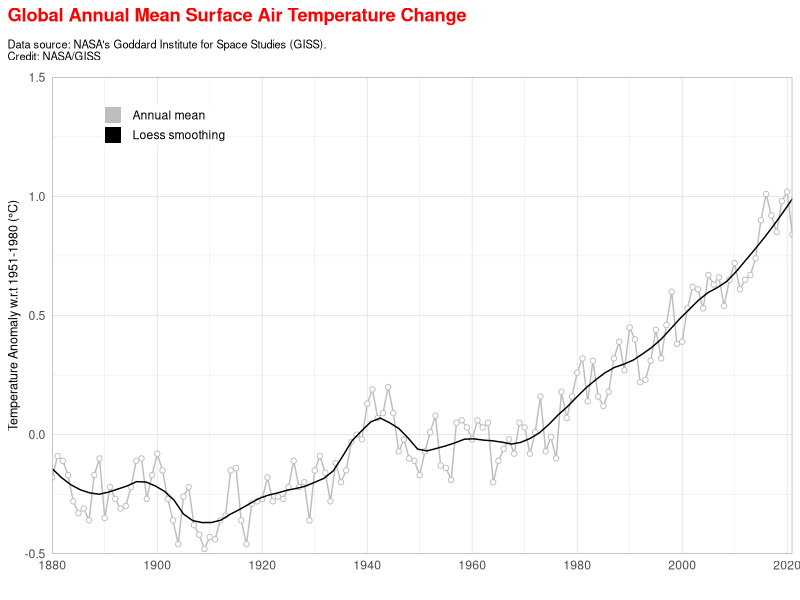
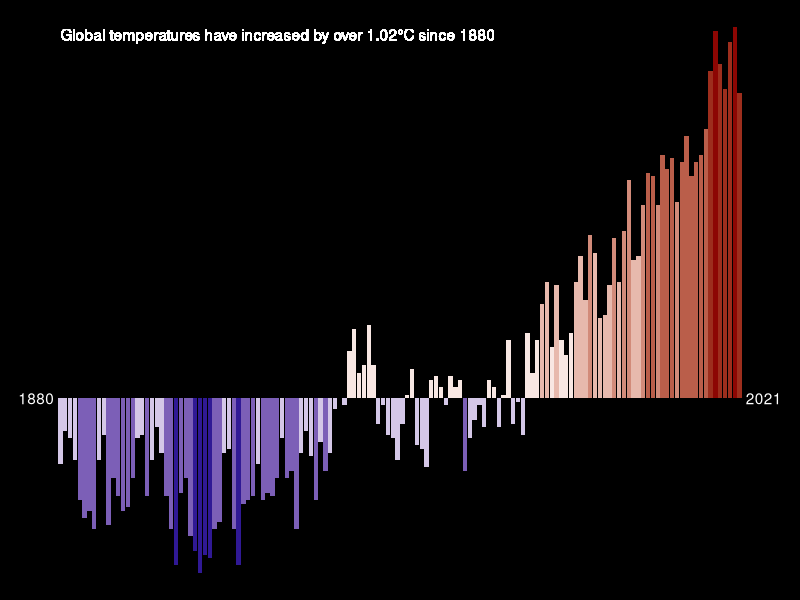
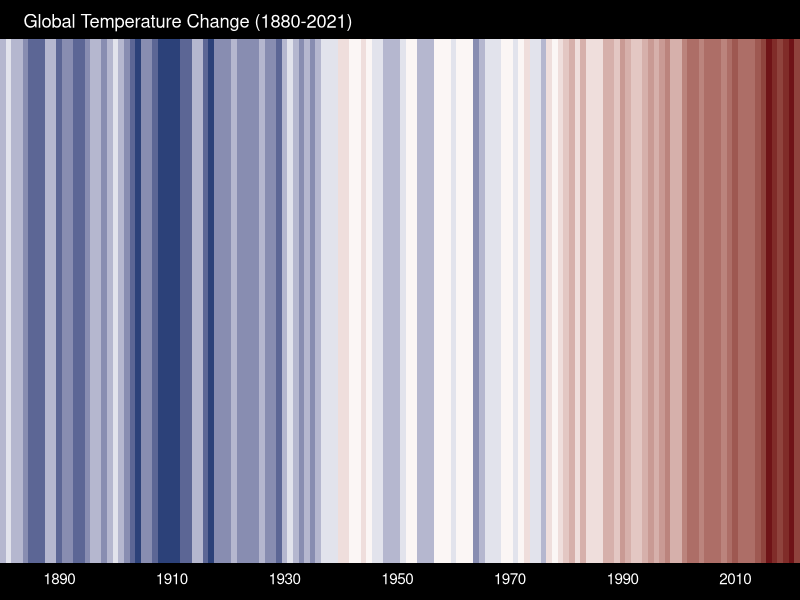
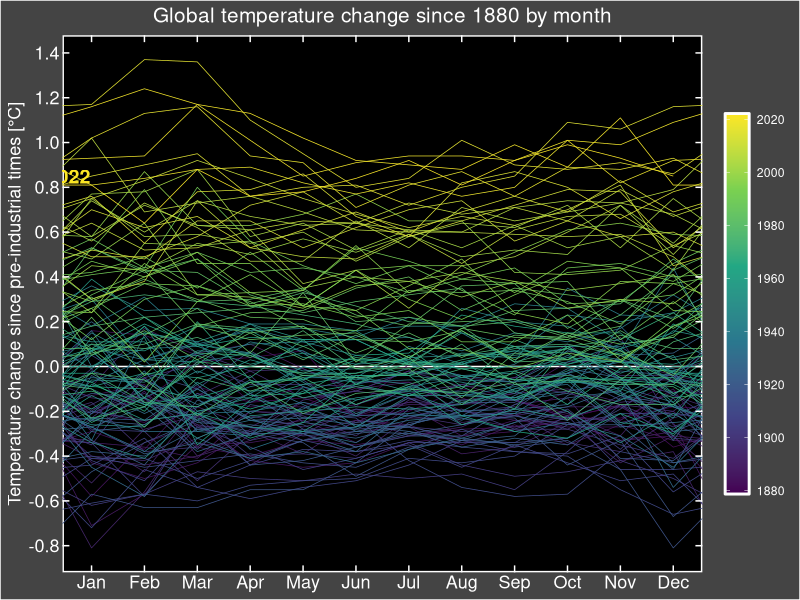

The R script that drew these images, in order:
## ---- chunk 1
knitr::opts_chunk$set(echo = TRUE)

library(tidyverse)
library(scales)
library(glue)
## ---- chunk 2

read_csv("data/GLB.Ts+dSST.csv", skip = 1, na = "***") %>% 
  select(year = Year, t_diff = `J-D`) %>% 
  drop_na() %>% 
  ggplot(aes(x = year, y = t_diff)) +
  geom_line(aes(colour = "1"), size = 0.5, show.legend = FALSE) +
  geom_point(fill = "white", aes(colour = "1"), shape = 21, show.legend = TRUE) +
  geom_smooth(se = FALSE, aes(colour = "2"), size = 0.5, span = 0.2, show.legend = FALSE) + 
  scale_x_continuous(breaks = seq(1880, 2023, 20), expand = c(0,0)) +
  scale_y_continuous(limits = c(-0.5, 1.5), expand = c(0,0)) +
  scale_colour_manual(name = NULL, breaks = c(1,2), values = c("gray", "black"), labels = c("Annual mean", "Loess smoothing"), guide = guide_legend(override.aes = list(shape = 15, size = 5))) +
  labs(x = "", y = "Temperature Anomaly w.r.t 1951-1980 (\u00B0C)",
       title = "Global Annual Mean Surface Air Temperature Change",
       subtitle = "Data source: NASA's Goddard Institute for Space Studies (GISS).\nCredit: NASA/GISS") +
  theme_light() +
  theme(axis.ticks = element_blank(),
        axis.title.y = element_text(size = 9),
        plot.title.position = "plot",
        plot.title = element_text(margin = margin(b = 10), colour = "red", face = "bold"),
        plot.subtitle = element_text(size = 8, margin = margin(b = 10)),
        legend.position = c(0.15, 0.9),
        legend.title = element_text(size = 0),
        legend.key.height = unit(10, "pt"),
        legend.margin = margin(0,0,0,0))
## ---- chunk 3

t_data <- read_csv("data/GLB.Ts+dSST.csv", skip = 1, na ="***") %>%
  select(year = Year, t_diff = `J-D`) %>% 
  drop_na()

annotation <- t_data %>% 
  arrange(year) %>% 
  slice(1, n()) %>% 
  mutate(t_diff = 0,
         x = year + c(-5,5))

t_data %>% 
  ggplot(aes(x = year, y = t_diff, fill = t_diff)) +
  geom_col(show.legend = FALSE) +
  geom_text(data = annotation, aes(x = x, label = year), colour = "white") +
  geom_text(x = 1880, y = 1, hjust = 0,
            label = glue("Global temperatures have increased by over {max(t_data$t_diff)}\u00B0C since {min(t_data$year)}"),
            colour = "white") +
  scale_fill_stepsn(colours = c("darkblue", "white", "darkred"),
                    values = rescale(c(min(t_data$t_diff), 0, max(t_data$t_diff))),
                    limits = c(min(t_data$t_diff), max(t_data$t_diff)),
                    n.breaks = 9) +
  theme_void() +
  theme(plot.background = element_rect(fill = "black"))
## ---- chunk 4

t_data <- read_csv("data/GLB.Ts+dSST.csv", skip = 1, na = "***") %>% 
  select(year = Year, t_diff = `J-D`) %>% 
  drop_na()

t_data %>% 
  ggplot(aes(x = year, y = 1, fill = t_diff)) +
  geom_tile(show.legend = FALSE) +
  scale_fill_stepsn(colours = c("#08306B", "white", "#67000D"),
                    values = rescale(c(min(t_data$t_diff), 0 , max(t_data$t_diff))),
                    n.breaks = 12) +
  coord_cartesian(expand = FALSE) +
  scale_x_continuous(breaks = seq(1890, 2020, 20)) +
  labs(title = glue("Global Temperature Change ({min(t_data$year)}-{max(t_data$year)})")) +
  theme_void() +
  theme(
    axis.text.x = element_text(colour = "white",
                               margin = margin(t = 5, b = 10, unit = "pt")),
    plot.title = element_text(colour = "white",
                              margin = margin(b = 5, t = 10, unit ="pt"),
                              hjust = 0.05),
    plot.background = element_rect(fill = "black"))

## ---- chunk 5

t_diff <- read_csv("data/GLB.Ts+dSST.csv", skip = 1, na = "***") %>% 
  select(year = Year, month.abb) %>% 
  drop_na() %>% 
  pivot_longer(-year, names_to = "month", values_to = "t_diff") %>% 
  mutate(month = factor(month, levels = month.abb))

last_dec <- t_diff %>% 
  filter(month == "Dec") %>% 
  mutate(year = year + 1,
         month = "last_Dec")

next_jan <- t_diff %>% 
  filter(month == "Jan") %>% 
  mutate(year = year - 1,
         month = "next_Jan")

t_data <- bind_rows(last_dec, t_diff, next_jan) %>% 
  mutate(month = factor(month, levels = c("last_Dec", month.abb, "next_Jan")),
         month_number = as.numeric(month) - 1,
         this_year = year == 2022)

annotation <- t_data %>% 
  slice_max(year) %>% 
  slice_max(month_number)
  
t_data %>% 
  ggplot(aes(x = month_number, y = t_diff, group = year, colour = year, size = this_year)) +
  geom_hline(yintercept = 0, colour = "white") +
  geom_line() +
  geom_text(data = annotation,
            aes(x = month_number, y = t_diff, label = year, colour = year), 
            inherit.aes = FALSE,
            hjust = 0, size = 5, nudge_x = 0.15, fontface = "bold") +
  scale_x_continuous(breaks = 1:12,
                     labels = month.abb,
                     sec.axis = dup_axis(name = NULL, labels = NULL)) +
  scale_y_continuous(breaks = seq(-2, 2, 0.2),
                     sec.axis = dup_axis(name = NULL, labels = NULL)) +
  scale_size_manual(breaks = c(FALSE, TRUE),
                    values = c(0.25, 1), guide = "none") +
  scale_colour_viridis_c(breaks = seq(1880, 2020, 20),
                         guide = guide_colorbar(frame.colour = "white", 
                                                frame.linewidth = 1)) +
  coord_cartesian(xlim = c(1,12)) +
  labs(x = NULL,
       y = "Temperature change since pre-industrial times [\u00B0C]",
       title = glue("Global temperature change since {min(t_diff$year)} by month")) +
  theme(
    panel.background = element_rect(fill = "black", colour = "white", size = 1),
    plot.background = element_rect(fill = "#444444"),
    panel.grid = element_blank(),
    axis.text = element_text(colour = "white", size = 13),
    axis.ticks = element_line(colour = "white"),
    axis.ticks.length = unit(-5, "pt"),
    axis.title = element_text(colour = "white", size = 13),
    plot.title = element_text(colour = "white", size = 15, hjust = 0.5),
    legend.title = element_blank(),
    legend.background = element_rect(fill = NA),
    legend.text = element_text(colour = "white"),
    legend.key.height = unit(55,"pt")
  )
